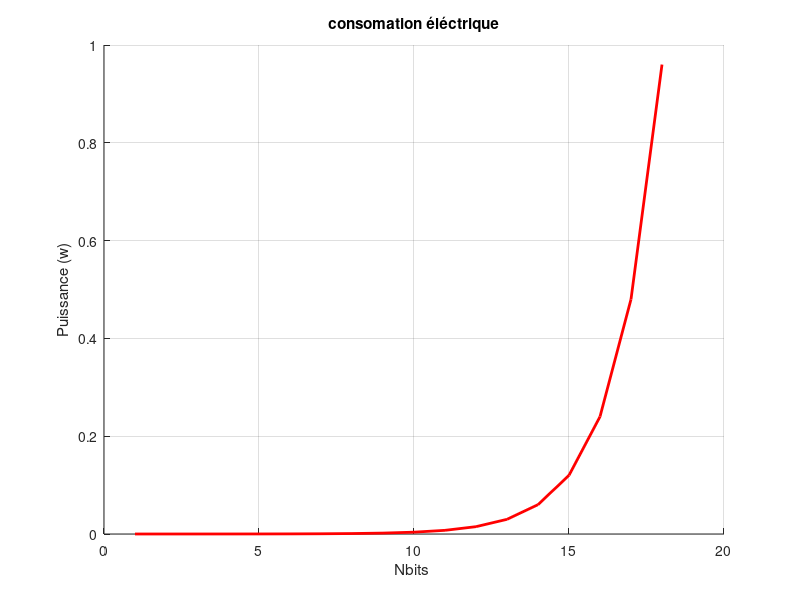

Source code (MATLAB):
Nbits = linspace(1,18,18);
OSR = 1.5;
ENOB = Nbits + 10*log10(OSR)/6.02;
fs = 2.99e7;
P = 1e-13*fs*2.^ENOB;
figure;
hold on;
plot(Nbits, P, 'r-', 'MarkerSize', 8, 'LineWidth', 2);  
xlabel('Nbits ');
ylabel('Puissance (w)');
title('consomation éléctrique');
grid on;
hold off;

